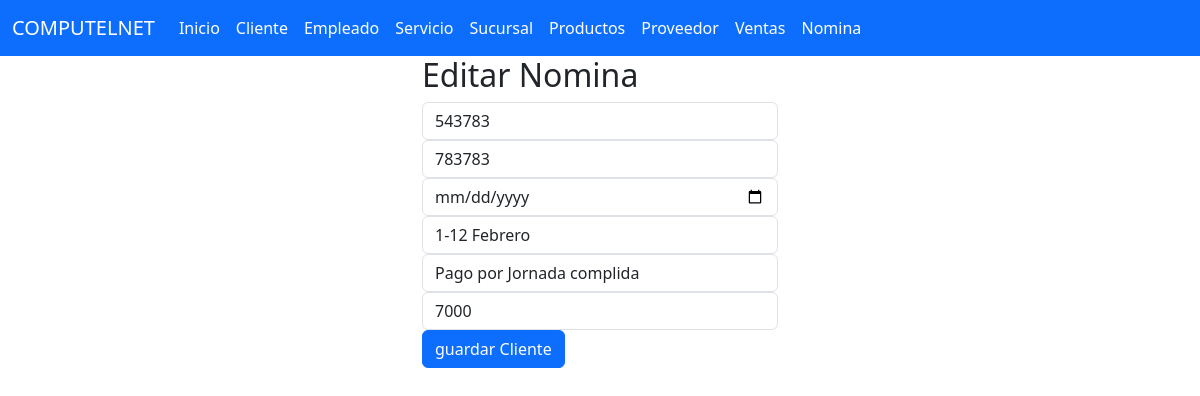
The app's page /seleccionarNomina/543783 with its own data.
### nomina_app/models.py (models this page shows, shortened)
class Nomina (models.Model):
    Id_Nomina=models.CharField(primary_key=True,max_length=6)
    Id_Empleado=models.CharField(max_length=6)
    Fecha_Pago=models.DateField()
    Periodo_Pago=models.CharField(max_length=80)
    Descripcion=models.CharField(max_length=300)
    Total=models.CharField(max_length=1000)

### nomina_app/views.py (the view)
# urls.py: path("seleccionarNomina/<Id_Nomina>",views.seleccionarNomina, name="seleccionarNomina"),
def seleccionarNomina(request,Id_Nomina):
    nomina=Nomina.objects.get(Id_Nomina=Id_Nomina)
    return render(request,"editarNomina.html",{'listaNomina':nomina})

### nomina_app/templates/editarNomina.html
{% extends "index.html" %}
{% block cuerpo %}
<div class="row">
    <div class="col-md-4 offset-md-4">
        <h2>Editar Nomina</h2>
        <div class="car-body">
            <form action="/editarNomina/" method="POST"> {% csrf_token %}
                <div class="form-group">
                    <input type="text" id="txtId_Nomina" name="txtId_Nomina" class="form-control" value="{{listaNomina.Id_Nomina}}" placeholder="ID Empelado" minlength="1" maxlength="6" readonly required>
                </div>
                <div class="form-group ">
                    <input type="text" id="txtId_Empleado" name="txtId_Empleado"  class="form-control" value="{{listaNomina.Id_Empleado}}" placeholder="ID Empleado" minlength="1" maxlength="6" required>
                </div>
                <div class="form-group">
                    <input type="date" id="txtFecha_Pago" name="txtFecha_Pago"  class="form-control" value="{{listaNomina.Fecha_Pago}}" placeholder="FEcha de Pago" required>
                </div>
                <div class="form-group">
                    <input type="text" id="txtPeriodo_Pago" name="txtPeriodo_Pago"  class="form-control" value="{{listaNomina.Periodo_Pago}}" placeholder="Periodo de Pago" min="1" max="20" required>
                </div>
                <div class="form-group">
                    <input type="text" id="txtDescripcion" name="txtDescripcion"  class="form-control" value="{{listaNomina.Descripcion}}" placeholder="Descripcion" min="1" max="180" required>
                </div>
                <div class="form-group">
                    <input type="text" id="txtTotal" name="txtTotal"  class="form-control" value="{{listaNomina.Total}}" placeholder="Total de la Nomina" min="1" max="10" required>
                </div>
                <div class="car-body">
                <button type="submit" class="btn btn-primary">guardar Cliente</button>
                </div>
            </form>
        </div>
    </div>
</div>
{% endblock  %}

### records on screen
Nomina: txtId_Nomina "543783", txtId_Empleado "783783", txtPeriodo_Pago "1-12 Febrero", txtDescripcion "Pago por Jornada complida", txtTotal "7000"
